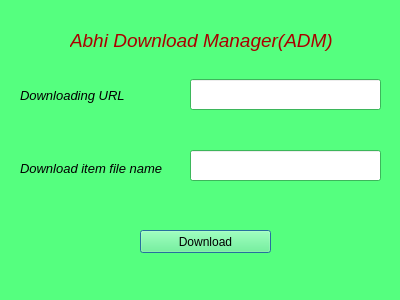
<?xml version="1.0" encoding="UTF-8"?>
<ui version="4.0">
 <class>Dialog</class>
 <widget class="QDialog" name="Dialog">
  <property name="geometry">
   <rect>
    <x>0</x>
    <y>0</y>
    <width>400</width>
    <height>300</height>
   </rect>
  </property>
  <property name="palette">
   <palette>
    <active>
     <colorrole role="WindowText">
      <brush brushstyle="SolidPattern">
       <color alpha="255">
        <red>0</red>
        <green>0</green>
        <blue>0</blue>
       </color>
      </brush>
     </colorrole>
     <colorrole role="Button">
      <brush brushstyle="SolidPattern">
       <color alpha="255">
        <red>85</red>
        <green>255</green>
        <blue>127</blue>
       </color>
      </brush>
     </colorrole>
     <colorrole role="Light">
      <brush brushstyle="SolidPattern">
       <color alpha="255">
        <red>213</red>
        <green>255</green>
        <blue>223</blue>
       </color>
      </brush>
     </colorrole>
     <colorrole role="Midlight">
      <brush brushstyle="SolidPattern">
       <color alpha="255">
        <red>149</red>
        <green>255</green>
        <blue>175</blue>
       </color>
      </brush>
     </colorrole>
     <colorrole role="Dark">
      <brush brushstyle="SolidPattern">
       <color alpha="255">
        <red>42</red>
        <green>127</green>
        <blue>63</blue>
       </color>
      </brush>
     </colorrole>
     <colorrole role="Mid">
      <brush brushstyle="SolidPattern">
       <color alpha="255">
        <red>56</red>
        <green>170</green>
        <blue>84</blue>
       </color>
      </brush>
     </colorrole>
     <colorrole role="Text">
      <brush brushstyle="SolidPattern">
       <color alpha="255">
        <red>0</red>
        <green>0</green>
        <blue>0</blue>
       </color>
      </brush>
     </colorrole>
     <colorrole role="BrightText">
      <brush brushstyle="SolidPattern">
       <color alpha="255">
        <red>255</red>
        <green>255</green>
        <blue>255</blue>
       </color>
      </brush>
     </colorrole>
     <colorrole role="ButtonText">
      <brush brushstyle="SolidPattern">
       <color alpha="255">
        <red>0</red>
        <green>0</green>
        <blue>0</blue>
       </color>
      </brush>
     </colorrole>
     <colorrole role="Base">
      <brush brushstyle="SolidPattern">
       <color alpha="255">
        <red>255</red>
        <green>255</green>
        <blue>255</blue>
       </color>
      </brush>
     </colorrole>
     <colorrole role="Window">
      <brush brushstyle="SolidPattern">
       <color alpha="255">
        <red>85</red>
        <green>255</green>
        <blue>127</blue>
       </color>
      </brush>
     </colorrole>
     <colorrole role="Shadow">
      <brush brushstyle="SolidPattern">
       <color alpha="255">
        <red>0</red>
        <green>0</green>
        <blue>0</blue>
       </color>
      </brush>
     </colorrole>
     <colorrole role="AlternateBase">
      <brush brushstyle="SolidPattern">
       <color alpha="255">
        <red>170</red>
        <green>255</green>
        <blue>191</blue>
       </color>
      </brush>
     </colorrole>
     <colorrole role="ToolTipBase">
      <brush brushstyle="SolidPattern">
       <color alpha="255">
        <red>255</red>
        <green>255</green>
        <blue>220</blue>
       </color>
      </brush>
     </colorrole>
     <colorrole role="ToolTipText">
      <brush brushstyle="SolidPattern">
       <color alpha="255">
        <red>0</red>
        <green>0</green>
        <blue>0</blue>
       </color>
      </brush>
     </colorrole>
    </active>
    <inactive>
     <colorrole role="WindowText">
      <brush brushstyle="SolidPattern">
       <color alpha="255">
        <red>0</red>
        <green>0</green>
        <blue>0</blue>
       </color>
      </brush>
     </colorrole>
     <colorrole role="Button">
      <brush brushstyle="SolidPattern">
       <color alpha="255">
        <red>85</red>
        <green>255</green>
        <blue>127</blue>
       </color>
      </brush>
     </colorrole>
     <colorrole role="Light">
      <brush brushstyle="SolidPattern">
       <color alpha="255">
        <red>213</red>
        <green>255</green>
        <blue>223</blue>
       </color>
      </brush>
     </colorrole>
     <colorrole role="Midlight">
      <brush brushstyle="SolidPattern">
       <color alpha="255">
        <red>149</red>
        <green>255</green>
        <blue>175</blue>
       </color>
      </brush>
     </colorrole>
     <colorrole role="Dark">
      <brush brushstyle="SolidPattern">
       <color alpha="255">
        <red>42</red>
        <green>127</green>
        <blue>63</blue>
       </color>
      </brush>
     </colorrole>
     <colorrole role="Mid">
      <brush brushstyle="SolidPattern">
       <color alpha="255">
        <red>56</red>
        <green>170</green>
        <blue>84</blue>
       </color>
      </brush>
     </colorrole>
     <colorrole role="Text">
      <brush brushstyle="SolidPattern">
       <color alpha="255">
        <red>0</red>
        <green>0</green>
        <blue>0</blue>
       </color>
      </brush>
     </colorrole>
     <colorrole role="BrightText">
      <brush brushstyle="SolidPattern">
       <color alpha="255">
        <red>255</red>
        <green>255</green>
        <blue>255</blue>
       </color>
      </brush>
     </colorrole>
     <colorrole role="ButtonText">
      <brush brushstyle="SolidPattern">
       <color alpha="255">
        <red>0</red>
        <green>0</green>
        <blue>0</blue>
       </color>
      </brush>
     </colorrole>
     <colorrole role="Base">
      <brush brushstyle="SolidPattern">
       <color alpha="255">
        <red>255</red>
        <green>255</green>
        <blue>255</blue>
       </color>
      </brush>
     </colorrole>
     <colorrole role="Window">
      <brush brushstyle="SolidPattern">
       <color alpha="255">
        <red>85</red>
        <green>255</green>
        <blue>127</blue>
       </color>
      </brush>
     </colorrole>
     <colorrole role="Shadow">
      <brush brushstyle="SolidPattern">
       <color alpha="255">
        <red>0</red>
        <green>0</green>
        <blue>0</blue>
       </color>
      </brush>
     </colorrole>
     <colorrole role="AlternateBase">
      <brush brushstyle="SolidPattern">
       <color alpha="255">
        <red>170</red>
        <green>255</green>
        <blue>191</blue>
       </color>
      </brush>
     </colorrole>
     <colorrole role="ToolTipBase">
      <brush brushstyle="SolidPattern">
       <color alpha="255">
        <red>255</red>
        <green>255</green>
        <blue>220</blue>
       </color>
      </brush>
     </colorrole>
     <colorrole role="ToolTipText">
      <brush brushstyle="SolidPattern">
       <color alpha="255">
        <red>0</red>
        <green>0</green>
        <blue>0</blue>
       </color>
      </brush>
     </colorrole>
    </inactive>
    <disabled>
     <colorrole role="WindowText">
      <brush brushstyle="SolidPattern">
       <color alpha="255">
        <red>42</red>
        <green>127</green>
        <blue>63</blue>
       </color>
      </brush>
     </colorrole>
     <colorrole role="Button">
      <brush brushstyle="SolidPattern">
       <color alpha="255">
        <red>85</red>
        <green>255</green>
        <blue>127</blue>
       </color>
      </brush>
     </colorrole>
     <colorrole role="Light">
      <brush brushstyle="SolidPattern">
       <color alpha="255">
        <red>213</red>
        <green>255</green>
        <blue>223</blue>
       </color>
      </brush>
     </colorrole>
     <colorrole role="Midlight">
      <brush brushstyle="SolidPattern">
       <color alpha="255">
        <red>149</red>
        <green>255</green>
        <blue>175</blue>
       </color>
      </brush>
     </colorrole>
     <colorrole role="Dark">
      <brush brushstyle="SolidPattern">
       <color alpha="255">
        <red>42</red>
        <green>127</green>
        <blue>63</blue>
       </color>
      </brush>
     </colorrole>
     <colorrole role="Mid">
      <brush brushstyle="SolidPattern">
       <color alpha="255">
        <red>56</red>
        <green>170</green>
        <blue>84</blue>
       </color>
      </brush>
     </colorrole>
     <colorrole role="Text">
      <brush brushstyle="SolidPattern">
       <color alpha="255">
        <red>42</red>
        <green>127</green>
        <blue>63</blue>
       </color>
      </brush>
     </colorrole>
     <colorrole role="BrightText">
      <brush brushstyle="SolidPattern">
       <color alpha="255">
        <red>255</red>
        <green>255</green>
        <blue>255</blue>
       </color>
      </brush>
     </colorrole>
     <colorrole role="ButtonText">
      <brush brushstyle="SolidPattern">
       <color alpha="255">
        <red>42</red>
        <green>127</green>
        <blue>63</blue>
       </color>
      </brush>
     </colorrole>
     <colorrole role="Base">
      <brush brushstyle="SolidPattern">
       <color alpha="255">
        <red>85</red>
        <green>255</green>
        <blue>127</blue>
       </color>
      </brush>
     </colorrole>
     <colorrole role="Window">
      <brush brushstyle="SolidPattern">
       <color alpha="255">
        <red>85</red>
        <green>255</green>
        <blue>127</blue>
       </color>
      </brush>
     </colorrole>
     <colorrole role="Shadow">
      <brush brushstyle="SolidPattern">
       <color alpha="255">
        <red>0</red>
        <green>0</green>
        <blue>0</blue>
       </color>
      </brush>
     </colorrole>
     <colorrole role="AlternateBase">
      <brush brushstyle="SolidPattern">
       <color alpha="255">
        <red>85</red>
        <green>255</green>
        <blue>127</blue>
       </color>
      </brush>
     </colorrole>
     <colorrole role="ToolTipBase">
      <brush brushstyle="SolidPattern">
       <color alpha="255">
        <red>255</red>
        <green>255</green>
        <blue>220</blue>
       </color>
      </brush>
     </colorrole>
     <colorrole role="ToolTipText">
      <brush brushstyle="SolidPattern">
       <color alpha="255">
        <red>0</red>
        <green>0</green>
        <blue>0</blue>
       </color>
      </brush>
     </colorrole>
    </disabled>
   </palette>
  </property>
  <property name="windowTitle">
   <string>Abhi Download Manager</string>
  </property>
  <property name="autoFillBackground">
   <bool>true</bool>
  </property>
  <widget class="QLabel" name="label">
   <property name="geometry">
    <rect>
     <x>70</x>
     <y>20</y>
     <width>291</width>
     <height>41</height>
    </rect>
   </property>
   <property name="palette">
    <palette>
     <active>
      <colorrole role="WindowText">
       <brush brushstyle="SolidPattern">
        <color alpha="255">
         <red>170</red>
         <green>0</green>
         <blue>0</blue>
        </color>
       </brush>
      </colorrole>
      <colorrole role="Text">
       <brush brushstyle="SolidPattern">
        <color alpha="255">
         <red>170</red>
         <green>0</green>
         <blue>0</blue>
        </color>
       </brush>
      </colorrole>
     </active>
     <inactive>
      <colorrole role="WindowText">
       <brush brushstyle="SolidPattern">
        <color alpha="255">
         <red>170</red>
         <green>0</green>
         <blue>0</blue>
        </color>
       </brush>
      </colorrole>
      <colorrole role="Text">
       <brush brushstyle="SolidPattern">
        <color alpha="255">
         <red>170</red>
         <green>0</green>
         <blue>0</blue>
        </color>
       </brush>
      </colorrole>
     </inactive>
     <disabled>
      <colorrole role="WindowText">
       <brush brushstyle="SolidPattern">
        <color alpha="255">
         <red>42</red>
         <green>127</green>
         <blue>63</blue>
        </color>
       </brush>
      </colorrole>
      <colorrole role="Text">
       <brush brushstyle="SolidPattern">
        <color alpha="255">
         <red>42</red>
         <green>127</green>
         <blue>63</blue>
        </color>
       </brush>
      </colorrole>
     </disabled>
    </palette>
   </property>
   <property name="font">
    <font>
     <family>Arial</family>
     <pointsize>14</pointsize>
     <italic>true</italic>
    </font>
   </property>
   <property name="autoFillBackground">
    <bool>true</bool>
   </property>
   <property name="text">
    <string>Abhi Download Manager(ADM)</string>
   </property>
  </widget>
  <widget class="QLabel" name="label_2">
   <property name="geometry">
    <rect>
     <x>20</x>
     <y>80</y>
     <width>131</width>
     <height>31</height>
    </rect>
   </property>
   <property name="font">
    <font>
     <family>Arial</family>
     <pointsize>10</pointsize>
     <italic>true</italic>
    </font>
   </property>
   <property name="text">
    <string>Downloading URL</string>
   </property>
  </widget>
  <widget class="QLabel" name="label_3">
   <property name="geometry">
    <rect>
     <x>20</x>
     <y>160</y>
     <width>151</width>
     <height>16</height>
    </rect>
   </property>
   <property name="font">
    <font>
     <family>Arial</family>
     <pointsize>10</pointsize>
     <italic>true</italic>
    </font>
   </property>
   <property name="text">
    <string>Download item file name</string>
   </property>
  </widget>
  <widget class="QLineEdit" name="url">
   <property name="geometry">
    <rect>
     <x>190</x>
     <y>79</y>
     <width>191</width>
     <height>31</height>
    </rect>
   </property>
  </widget>
  <widget class="QLineEdit" name="fname">
   <property name="geometry">
    <rect>
     <x>190</x>
     <y>150</y>
     <width>191</width>
     <height>31</height>
    </rect>
   </property>
  </widget>
  <widget class="QPushButton" name="dwnlde">
   <property name="geometry">
    <rect>
     <x>140</x>
     <y>230</y>
     <width>131</width>
     <height>23</height>
    </rect>
   </property>
   <property name="text">
    <string>Download</string>
   </property>
  </widget>
 </widget>
 <resources/>
 <connections/>
</ui>
